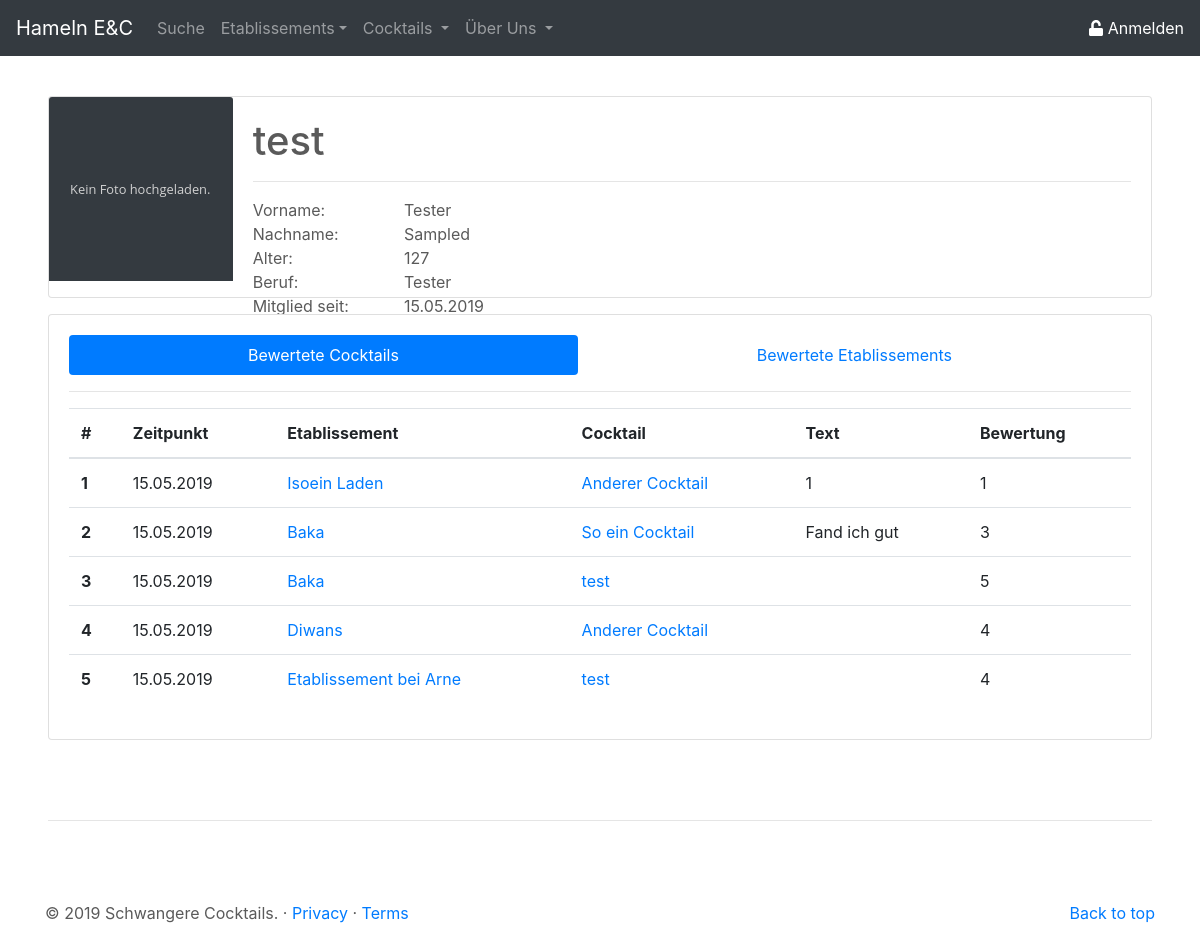
The page /site/profil_other.php?showUser=1 on the database as committed earlier.
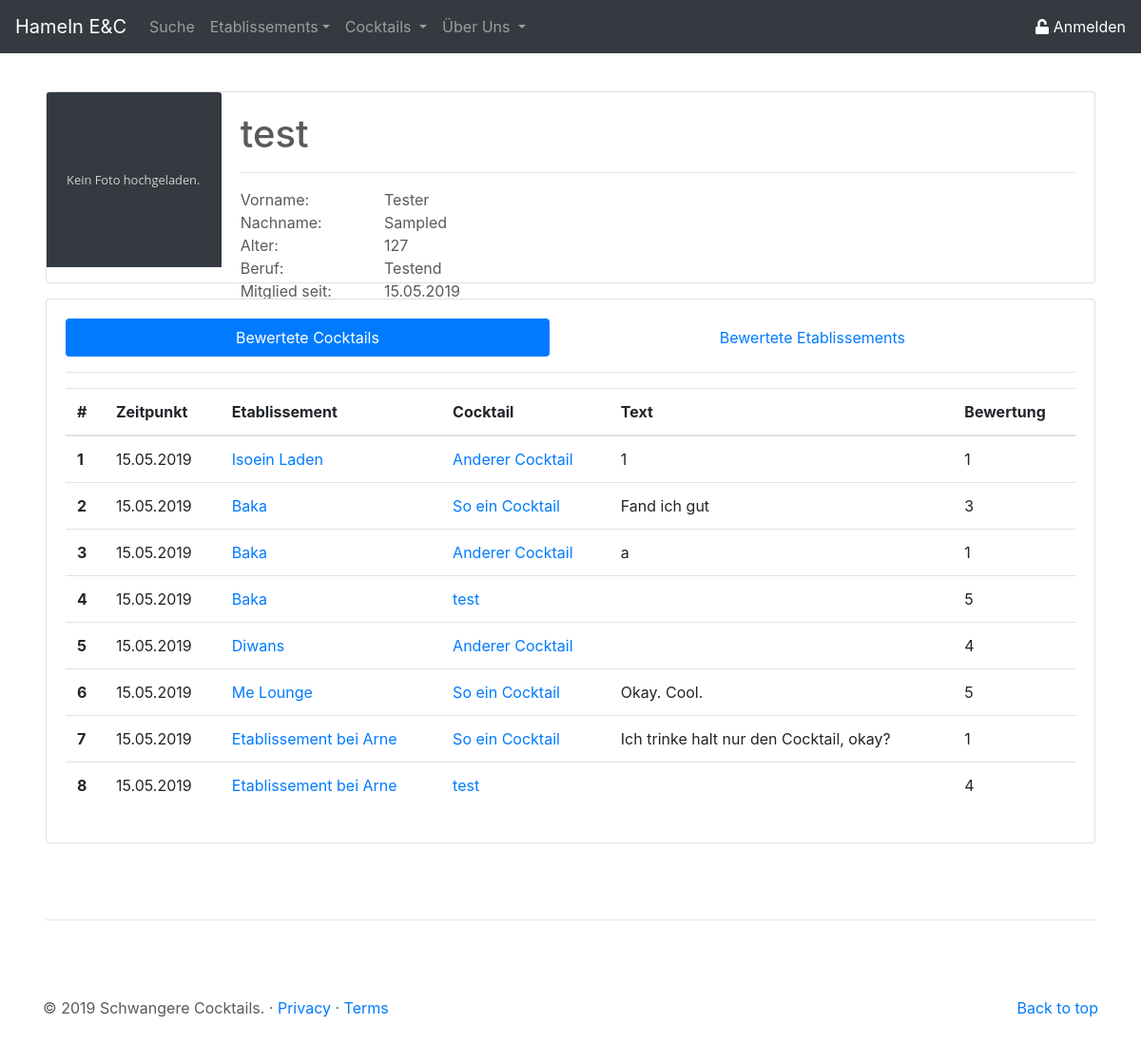
The same page on the database as committed later.
### tables this page shows
CREATE TABLE `user` (
  `id` int(11) NOT NULL,
  `email` varchar(50) NOT NULL,
  `passwort` varchar(255) NOT NULL,
  `username` varchar(25) NOT NULL,
  `vorname` varchar(25) DEFAULT NULL,
  `nachname` varchar(25) DEFAULT NULL,
  `age` tinyint(3) DEFAULT NULL,
  `beruf` varchar(25) DEFAULT NULL,
  `created_at` timestamp NOT NULL DEFAULT CURRENT_TIMESTAMP,
  `updated_at` timestamp NULL DEFAULT NULL,
  `admin` tinyint(4) NOT NULL DEFAULT '0'
);

CREATE TABLE `bew_cock` (
  `id` int(11) NOT NULL,
  `user_id` int(11) NOT NULL,
  `timestamp` timestamp NOT NULL DEFAULT CURRENT_TIMESTAMP,
  `etab_id` int(11) NOT NULL,
  `cock_id` int(11) NOT NULL,
  `text` text NOT NULL,
  `wert` enum('1','2','3','4','5') NOT NULL
);

CREATE TABLE `etab` (
  `id` int(11) NOT NULL,
  `name` varchar(50) NOT NULL,
  `ort` varchar(50) NOT NULL,
  `anschrift` varchar(50) NOT NULL,
  `verifiziert` tinyint(1) NOT NULL DEFAULT '0',
  `img` longblob NOT NULL
);

CREATE TABLE `cock` (
  `id` int(11) NOT NULL,
  `name` varchar(50) NOT NULL,
  `beschreibung` text NOT NULL,
  `img` longblob NOT NULL
);

### php/sessioncheck.php (called while the page is built, shortened)
<?php
if (isset($_SESSION['userid'])) {
    $angemeldet = true;
} else {
    $angemeldet = false;
}

### php/db/select_userInfo.php (called while the page is built, shortened)
<?php
$pdo = new PDO('mysql:host=localhost;dbname=dbprog', 'root', '');
$statement = $pdo->prepare(
       "SELECT username as uname
              ,vorname as vname
              ,nachname as nname
              ,email as email
              ,age as age
              ,beruf as beruf
              ,created_at as ts
        FROM user
        WHERE id = :userid");
$result = $statement->execute(array('userid' => $userid));
$userInfo = $statement->fetch();
$userInfo["ts"] = date("d.m.Y");
?>

### php/db/select_user_bewCock.php (called while the page is built, shortened)
<?php
$pdo = new PDO('mysql:host=localhost;dbname=dbprog', 'root', '');
$statement = $pdo->prepare(
    "SELECT bew_cock.timestamp as ts
           ,etab.name as etabname
           ,etab.id as etabid
           ,cock.name as cockname
           ,cock.id as cockid
           ,bew_cock.text as text
           ,bew_cock.wert as wert
     FROM bew_cock
        JOIN cock
        ON bew_cock.cock_id = cock.id
        JOIN etab
        ON bew_cock.etab_id = etab.id
     WHERE bew_cock.user_id = :userid");
$result = $statement->execute(array('userid' => $userid));
$user_bewCock = $statement->fetchAll();
for ($i = 0; $i < count($user_bewCock); $i++) {
    $user_bewCock[$i]["ts"] = date("d.m.Y");
}
?>

### site/profil_other.php (the view, shortened to what this page needs)
<?php
include('../php/sessioncheck.php');
$userid = $_GET["showUser"];
include('../php/db/select_userInfo.php');
include('../php/db/select_user_bewCock.php');
?>
<!doctype html>
<html lang="de">
<head>
    <link rel="stylesheet" href="https://stackpath.bootstrapcdn.com/bootstrap/4.3.1/css/bootstrap.min.css">
    <link href="../css/csstoolbox.css" rel="stylesheet">
</head>
<body class="center-block">
    <header role="header">
        <?php
        include('../php/buildHeader.php');
        ?>
    </header>
    <main role="main">
        <div class="mt-5 ml-5 mr-5">
            <div class="card mb-3" width="100%" style="max-height: 360px;">
                <div class="row no-gutters">
                    <div class="col-md-2">
                        <?php
                        if (true)
                            echo '<img src="../res/placeholder_no_image.svg" class="card-img-top">';
                        else
                            echo '<img src="../res/placeholder_no_image.svg" class="card-img-top">';
                        ?>
                    </div>
                    <div class="col-md-10">
                        <div class="card-body d-flex flex-column" style="max-height: 200px;">
                            <div>
                                <h1 class="card-title"> <?php echo $userInfo["uname"]; ?> </h1>
                                <hr>
                            </div>
                            <div class="card-text">
                                <?php
                                echo '
                                    <div class="row">
                                        <div class="col-2">Vorname: </div>
                                        <div class="col-10">' . $userInfo["vname"] . '</div>
                                    </div>
                                    <div class="row">
                                        <div class="col-2">Nachname: </div>
                                        <div class="col-10">' . $userInfo["nname"] . '</div>
                                    </div>
                                    <div class="row">
                                        <div class="col-2">Alter: </div>
                                        <div class="col-10">' . $userInfo["age"] . '</div>
                                    </div>
                                    <div class="row">
                                        <div class="col-2">Beruf: </div>
                                        <div class="col-10">' . $userInfo["beruf"] . '</div>
                                    </div>
                                    <div class="row">
                                        <div class="col-2">Mitglied seit: </div>
                                        <div class="col-10">' . $userInfo["ts"] . '</div>
                                    </div>';
                                ?>
                            </div>
                        </div>
                    </div>
                </div>
            </div>
            <div class="card card-body">
                <ul class="nav nav-pills flex-column flex-sm-row" id="bewEtabCock-tab" role="tablist">
                    <li class="flex-sm-fill text-sm-center nav-item">
                        <a class="nav-link active" id="bewCock-tab" data-toggle="pill" href="#bewCock" role="tab" aria-controls="bewCock" aria-selected="true">Bewertete Cocktails</a>
                    </li>
                    <li class="flex-sm-fill text-sm-center nav-item">
                        <a class="nav-link" id="bewEtab-tab" data-toggle="pill" href="#bewEtab" role="tab" aria-controls="bewEtab" aria-selected="false">Bewertete Etablissements</a>
                    </li>
                </ul>
                <hr>
                <div class="tab-content" id="bewEtabCock-tabContent">
                    <div class="tab-pane fade show active" id="bewCock" role="tabpanel" aria-labelledby="bewCock-tab">
                        <?php echo '
						<table class="table">
							<thead>
								<tr>
                                    <th scope="col">#</th>
                                    <th scope="col">Zeitpunkt</th>
                                    <th scope="col">Etablissement</th>
                                    <th scope="col">Cocktail</th>
                                    <th scope="col">Text</th>
                                    <th scope="col">Bewertung</th>
								</tr>
							</thead>
							<tbody>';
                        for ($i = 0; $i < count($user_bewCock); $i++) {
                            echo '<tr>';
                            echo '<th scope="row">' . ($i + 1);
                            echo '<td>' . $user_bewCock[$i]["ts"] . '</td>';
                            echo '<td> <a class="" href="etablissement_details.php?etab_id= ' . $user_bewCock[$i]["etabid"] . '">' . $user_bewCock[$i]["etabname"] . '</a></td>';
                            echo '<td> <a class="" href="cocktail_details.php?cock_id= ' . $user_bewCock[$i]["cockid"] . '">' . $user_bewCock[$i]["cockname"] . '</a></td>';
                            echo '<td>' . $user_bewCock[$i]["text"] . '</td>';
                            echo '<td>' . $user_bewCock[$i]["wert"] . '</td>';
                            echo '</tr>';
                        }
                        echo '</tbody></table>';
                        ?>
                    </div>
                </div>
            </div>
        </div>
    </main>
    <hr class="ct-hr-divider ml-5 mr-5">
    <footer role="footer" class="container">
        <?php
        include('../php/buildFooter.php');
        ?>
    </footer>
</body>
</html>

### php/buildHeader.php (shortened to what this page needs)
<?php
$searchActive = "";
$cocktailActive = "";
$etablissementActive = "";
$uberUnsActive = "";
echo '
    <nav class="navbar navbar-expand-md navbar-dark fixed-top bg-dark">
        <a class="navbar-brand" href="../site/">Hameln E&C</a>
        <div class="collapse navbar-collapse" id="navbarCollapse">
            <ul class="navbar-nav mr-auto">
                <li class="nav-item ' . $searchActive . '">
                    <a class="nav-link" href="../site/search.php">Suche</a>
                </li>
                <li class="nav-item dropdown  ' . $etablissementActive . '">
                    <a class="nav-link dropdown-toggle" href="" id="etablissementDropdown" role="button" data-toggle="dropdown" aria-haspopup="true" aria-expanded="false">Etablissements</a>
                </li>
                <li class="nav-item dropdown ' . $cocktailActive . '">
                    <a class="nav-link dropdown-toggle" href="" id="cocktailDropdown" role="button" data-toggle="dropdown" aria-haspopup="true" aria-expanded="false">Cocktails
                    </a>
                </li>
				<li class="nav-item dropdown ' . $uberUnsActive . '">
				<a class="nav-link dropdown-toggle" href="" id="uberUnsDropdown" role="button" data-toggle="dropdown" aria-haspopup="true" aria-expanded="false">Über Uns
                    </a>
				</li>
            </ul>';
if ($angemeldet and !isset($signout)) {
    echo '<a href="../site/profil_main.php" class="profil-nav mr-3"><i class="far fa-user"></i> Profil</a>';
    echo '<a href="../site/signout.php" class="profil-nav"><i class="fas fa-lock"></i> Abmelden</a>';
} else {
    echo '<a href="../site/signin.php" class="profil-nav"><i class="fas fa-unlock"></i> Anmelden</a>';
}
echo '
        </div>
    </nav>';

### php/buildFooter.php
<?php
echo '
    <p class="float-right"><a href="#">Back to top</a></p>
    <p>&copy; 2019 Schwangere Cocktails. &middot; <a href="#">Privacy</a> &middot; <a href="#">Terms</a></p>';

### css/csstoolbox.css (style rules this page uses)
a.profil-nav:link { color: #FFFFFF; }
body { padding-top: 3rem; padding-bottom: 3rem; margin: auto; color: #5a5a5a; }
.ct-hr-divider { margin: 5rem; }

Rows that differ between the two databases and show on the page:
changed user "test": beruf "Tester" → "Testend"
added bew_cock: ts "15.05.2019", etab.name "Baka", cock.name "Anderer Cocktail", text "a", wert "1"
added bew_cock: ts "15.05.2019", etab.name "Me Lounge", cock.name "So ein Cocktail", text "Okay. Cool.", wert "5"
added bew_cock: ts "15.05.2019", etab.name "Etablissement bei Arne", cock.name "So ein Cocktail", text "Ich trinke halt nur den Cocktail, okay?", wert "1"
